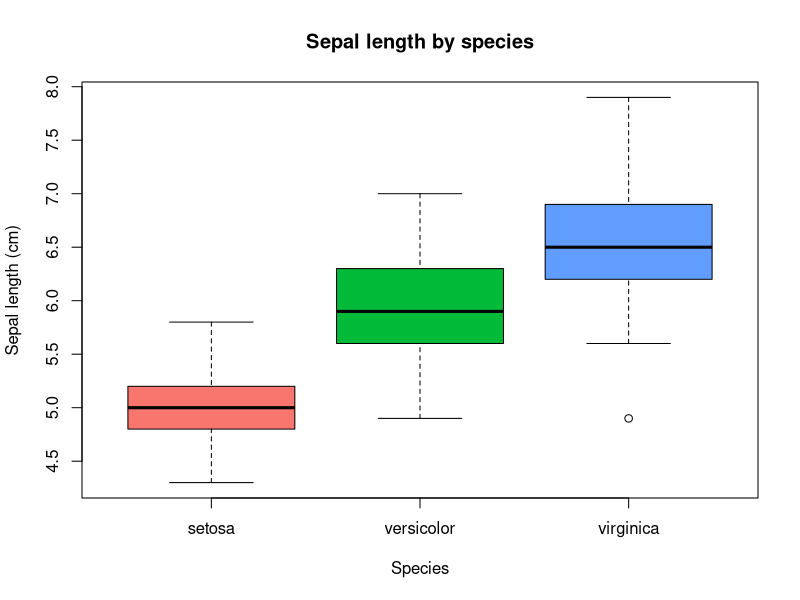
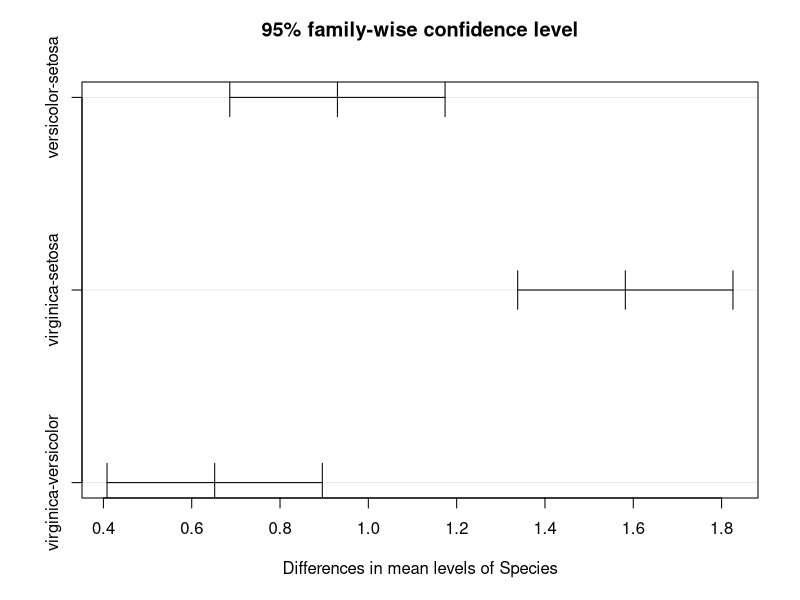
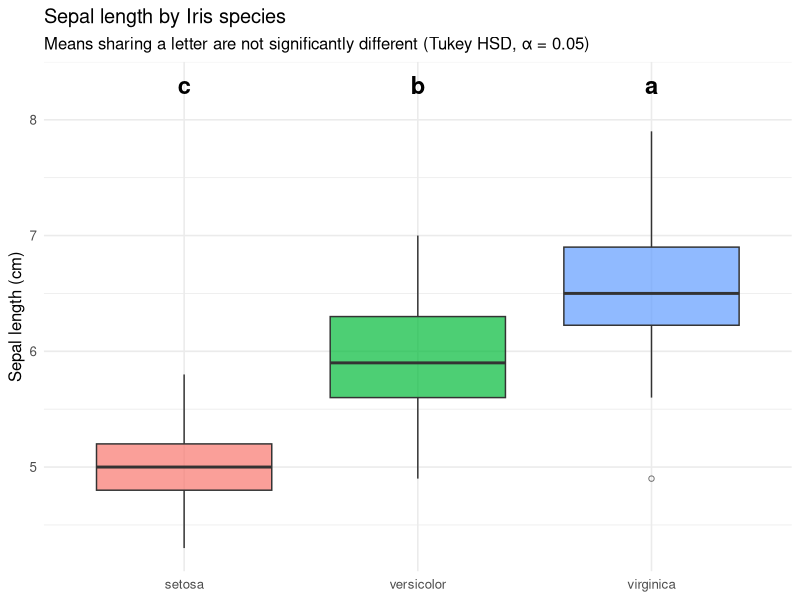
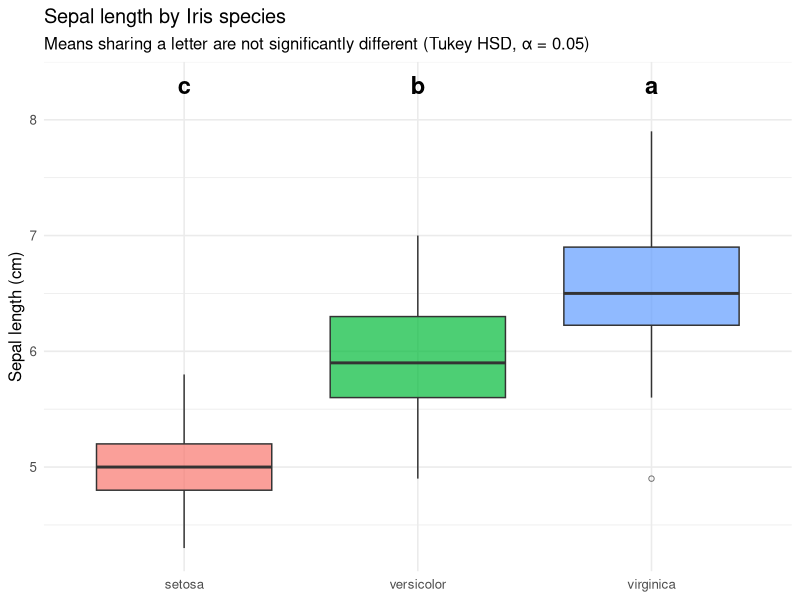

Source code (R) for these figures, in order:
# Iris: ANOVA + Tukey HSD + Compact Letter Display
# A plain R script for Session 1: interactively run lines (Cmd+Enter / Ctrl+Enter)
# and watch Positron's Plot, Help, and Variables panes light up.


# ---- 0. Install required packages -----------------------------------------

# Run this block once. It only installs what's missing; safe to re-run.
needed <- c("multcompView", "ggplot2")
to_install <- setdiff(needed, rownames(installed.packages()))
if (length(to_install)) install.packages(to_install)


# ---- 1. Look at the data ---------------------------------------------------

data(iris)

# Click the iris row in the Variables pane (top-right) to open the
# data viewer. You can sort columns, filter rows, no code required.
View(iris)

head(iris)
summary(iris)
table(iris$Species)


# ---- 2. Get help on any function ------------------------------------------

# Put the cursor anywhere on `aov` and press F1 — the Help pane opens.
# Or run this directly:
?aov


# ---- 3. Quick exploratory plot --------------------------------------------

# Base R boxplot — appears in the Plots pane (bottom-right).
boxplot(Sepal.Length ~ Species, data = iris,
        col = c("#F8766D", "#00BA38", "#619CFF"),
        ylab = "Sepal length (cm)",
        main = "Sepal length by species")


# ---- 4. One-way ANOVA -----------------------------------------------------

fit <- aov(Sepal.Length ~ Species, data = iris)
summary(fit)

# `fit` now appears in the Variables pane — click the triangle to expand
# and inspect the model object.


# ---- 5. Tukey HSD post-hoc test -------------------------------------------

tuk <- TukeyHSD(fit)
tuk

plot(tuk)   # 95% confidence intervals for each pairwise difference


# ---- 6. Compact letter display --------------------------------------------

library(multcompView)

cld <- multcompLetters4(fit, tuk)
cld_letters <- cld$Species$Letters

cld_df <- data.frame(
  Species = names(cld_letters),
  cld     = unname(cld_letters)
)
cld_df


# ---- 7. Publication-style boxplot with letters ----------------------------

library(ggplot2)

y_label_pos <- max(iris$Sepal.Length) + 0.4

ggplot(iris, aes(Species, Sepal.Length, fill = Species)) +
  geom_boxplot(alpha = 0.7, outlier.shape = 1) +
  geom_text(
    data = cld_df,
    aes(x = Species, y = y_label_pos, label = cld),
    inherit.aes = FALSE, size = 6, fontface = "bold"
  ) +
  labs(
    title    = "Sepal length by Iris species",
    subtitle = "Means sharing a letter are not significantly different (Tukey HSD, α = 0.05)",
    y        = "Sepal length (cm)",
    x        = NULL
  ) +
  theme_minimal(base_size = 12) +
  theme(legend.position = "none")

# Save the last plot to disk:
ggsave("iris_anova_boxplot.png", width = 6, height = 4, dpi = 300)
